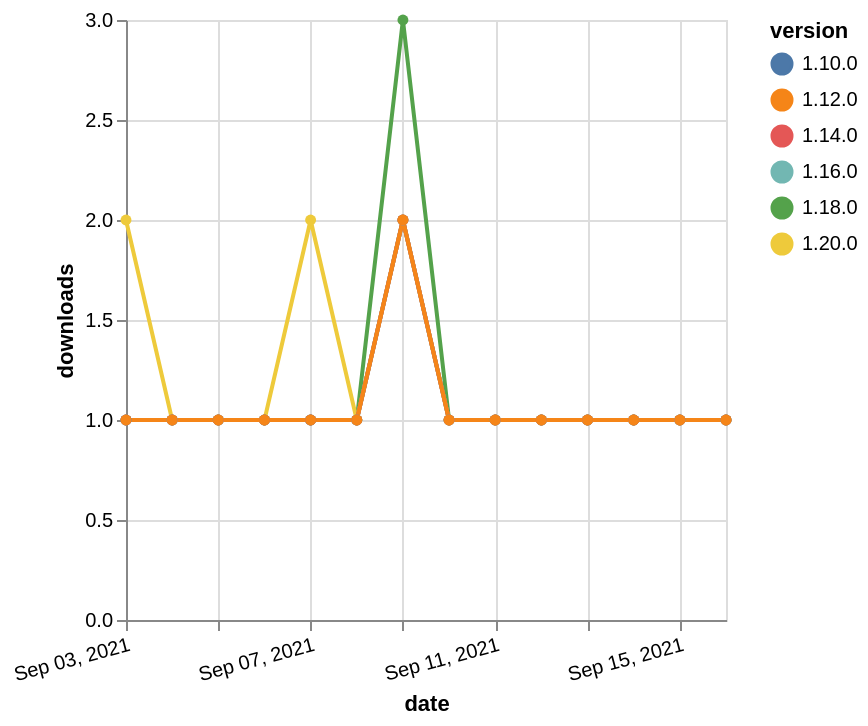

This figure's Vega-Lite source:
### Vega-Lite specification from a JSON file in a GitHub repository (floating-point values rounded to 4 significant figures)
{"$schema": "https://vega.github.io/schema/vega-lite/v5.json", "description": "A simple bar chart with embedded data.", "data": {"values": [{"date": "2021-09-03", "total": 219, "delta": 1, "version": "1.18.0"}, {"date": "2021-09-04", "total": 220, "delta": 1, "version": "1.18.0"}, {"date": "2021-09-05", "total": 221, "delta": 1, "version": "1.18.0"}, {"date": "2021-09-06", "total": 222, "delta": 1, "version": "1.18.0"}, {"date": "2021-09-07", "total": 223, "delta": 1, "version": "1.18.0"}, {"date": "2021-09-08", "total": 224, "delta": 1, "version": "1.18.0"}, {"date": "2021-09-09", "total": 227, "delta": 3, "version": "1.18.0"}, {"date": "2021-09-10", "total": 228, "delta": 1, "version": "1.18.0"}, {"date": "2021-09-11", "total": 229, "delta": 1, "version": "1.18.0"}, {"date": "2021-09-12", "total": 230, "delta": 1, "version": "1.18.0"}, {"date": "2021-09-13", "total": 231, "delta": 1, "version": "1.18.0"}, {"date": "2021-09-14", "total": 232, "delta": 1, "version": "1.18.0"}, {"date": "2021-09-15", "total": 233, "delta": 1, "version": "1.18.0"}, {"date": "2021-09-16", "total": 234, "delta": 1, "version": "1.18.0"}, {"date": "2021-09-03", "total": 267, "delta": 1, "version": "1.10.0"}, {"date": "2021-09-04", "total": 268, "delta": 1, "version": "1.10.0"}, {"date": "2021-09-05", "total": 269, "delta": 1, "version": "1.10.0"}, {"date": "2021-09-06", "total": 270, "delta": 1, "version": "1.10.0"}, {"date": "2021-09-07", "total": 271, "delta": 1, "version": "1.10.0"}, {"date": "2021-09-08", "total": 272, "delta": 1, "version": "1.10.0"}, {"date": "2021-09-09", "total": 274, "delta": 2, "version": "1.10.0"}, {"date": "2021-09-10", "total": 275, "delta": 1, "version": "1.10.0"}, {"date": "2021-09-11", "total": 276, "delta": 1, "version": "1.10.0"}, {"date": "2021-09-12", "total": 277, "delta": 1, "version": "1.10.0"}, {"date": "2021-09-13", "total": 278, "delta": 1, "version": "1.10.0"}, {"date": "2021-09-14", "total": 279, "delta": 1, "version": "1.10.0"}, {"date": "2021-09-15", "total": 280, "delta": 1, "version": "1.10.0"}, {"date": "2021-09-16", "total": 281, "delta": 1, "version": "1.10.0"}, {"date": "2021-09-03", "total": 135, "delta": 2, "version": "1.20.0"}, {"date": "2021-09-04", "total": 136, "delta": 1, "version": "1.20.0"}, {"date": "2021-09-05", "total": 137, "delta": 1, "version": "1.20.0"}, {"date": "2021-09-06", "total": 138, "delta": 1, "version": "1.20.0"}, {"date": "2021-09-07", "total": 140, "delta": 2, "version": "1.20.0"}, {"date": "2021-09-08", "total": 141, "delta": 1, "version": "1.20.0"}, {"date": "2021-09-09", "total": 143, "delta": 2, "version": "1.20.0"}, {"date": "2021-09-10", "total": 144, "delta": 1, "version": "1.20.0"}, {"date": "2021-09-11", "total": 145, "delta": 1, "version": "1.20.0"}, {"date": "2021-09-12", "total": 146, "delta": 1, "version": "1.20.0"}, {"date": "2021-09-13", "total": 147, "delta": 1, "version": "1.20.0"}, {"date": "2021-09-14", "total": 148, "delta": 1, "version": "1.20.0"}, {"date": "2021-09-15", "total": 149, "delta": 1, "version": "1.20.0"}, {"date": "2021-09-16", "total": 150, "delta": 1, "version": "1.20.0"}, {"date": "2021-09-03", "total": 190, "delta": 1, "version": "1.16.0"}, {"date": "2021-09-04", "total": 191, "delta": 1, "version": "1.16.0"}, {"date": "2021-09-05", "total": 192, "delta": 1, "version": "1.16.0"}, {"date": "2021-09-06", "total": 193, "delta": 1, "version": "1.16.0"}, {"date": "2021-09-07", "total": 194, "delta": 1, "version": "1.16.0"}, {"date": "2021-09-08", "total": 195, "delta": 1, "version": "1.16.0"}, {"date": "2021-09-09", "total": 197, "delta": 2, "version": "1.16.0"}, {"date": "2021-09-10", "total": 198, "delta": 1, "version": "1.16.0"}, {"date": "2021-09-11", "total": 199, "delta": 1, "version": "1.16.0"}, {"date": "2021-09-12", "total": 200, "delta": 1, "version": "1.16.0"}, {"date": "2021-09-13", "total": 201, "delta": 1, "version": "1.16.0"}, {"date": "2021-09-14", "total": 202, "delta": 1, "version": "1.16.0"}, {"date": "2021-09-15", "total": 203, "delta": 1, "version": "1.16.0"}, {"date": "2021-09-16", "total": 204, "delta": 1, "version": "1.16.0"}, {"date": "2021-09-03", "total": 225, "delta": 1, "version": "1.14.0"}, {"date": "2021-09-04", "total": 226, "delta": 1, "version": "1.14.0"}, {"date": "2021-09-05", "total": 227, "delta": 1, "version": "1.14.0"}, {"date": "2021-09-06", "total": 228, "delta": 1, "version": "1.14.0"}, {"date": "2021-09-07", "total": 229, "delta": 1, "version": "1.14.0"}, {"date": "2021-09-08", "total": 230, "delta": 1, "version": "1.14.0"}, {"date": "2021-09-09", "total": 232, "delta": 2, "version": "1.14.0"}, {"date": "2021-09-10", "total": 233, "delta": 1, "version": "1.14.0"}, {"date": "2021-09-11", "total": 234, "delta": 1, "version": "1.14.0"}, {"date": "2021-09-12", "total": 235, "delta": 1, "version": "1.14.0"}, {"date": "2021-09-13", "total": 236, "delta": 1, "version": "1.14.0"}, {"date": "2021-09-14", "total": 237, "delta": 1, "version": "1.14.0"}, {"date": "2021-09-15", "total": 238, "delta": 1, "version": "1.14.0"}, {"date": "2021-09-16", "total": 239, "delta": 1, "version": "1.14.0"}, {"date": "2021-09-03", "total": 218, "delta": 1, "version": "1.12.0"}, {"date": "2021-09-04", "total": 219, "delta": 1, "version": "1.12.0"}, {"date": "2021-09-05", "total": 220, "delta": 1, "version": "1.12.0"}, {"date": "2021-09-06", "total": 221, "delta": 1, "version": "1.12.0"}, {"date": "2021-09-07", "total": 222, "delta": 1, "version": "1.12.0"}, {"date": "2021-09-08", "total": 223, "delta": 1, "version": "1.12.0"}, {"date": "2021-09-09", "total": 225, "delta": 2, "version": "1.12.0"}, {"date": "2021-09-10", "total": 226, "delta": 1, "version": "1.12.0"}, {"date": "2021-09-11", "total": 227, "delta": 1, "version": "1.12.0"}, {"date": "2021-09-12", "total": 228, "delta": 1, "version": "1.12.0"}, {"date": "2021-09-13", "total": 229, "delta": 1, "version": "1.12.0"}, {"date": "2021-09-14", "total": 230, "delta": 1, "version": "1.12.0"}, {"date": "2021-09-15", "total": 231, "delta": 1, "version": "1.12.0"}, {"date": "2021-09-16", "total": 232, "delta": 1, "version": "1.12.0"}]}, "width": "container", "mark": {"type": "line", "point": {"filled": true}}, "encoding": {"x": {"field": "date", "type": "temporal", "timeUnit": "yearmonthdate", "title": "date", "axis": {"labelAngle": -15}}, "y": {"field": "delta", "type": "quantitative", "title": "downloads"}, "color": {"field": "version", "type": "nominal"}, "tooltip": {"field": "delta"}}}
